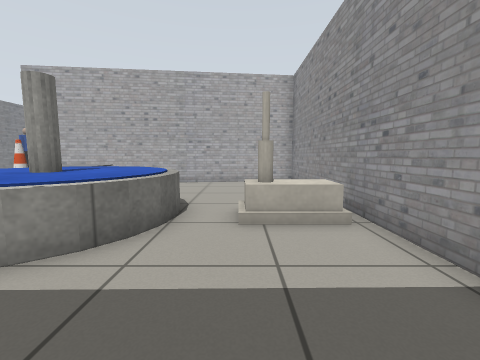
view 1 (above)

14 first-person views from a walk through a world built for the Gazebo simulator. The camera is 0.72 m above the floor, tilts 6° down and sees 90° across. The lines on the ground mark 1 m squares. The floor is counted in squares, 0.5 m on a side. Each view is taken from the middle of a square. On the plan, view 1 faces up. The plan holds only what a view shows up to about 13 squares ahead; the rest is blank. The robots in the file are not drawn. Simple shapes stand in for some stock models. Some surface patterns are stand-ins.

view 2
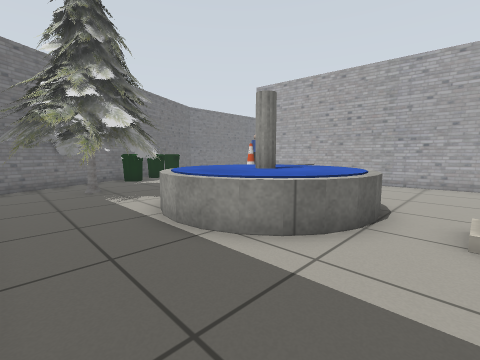

view 3
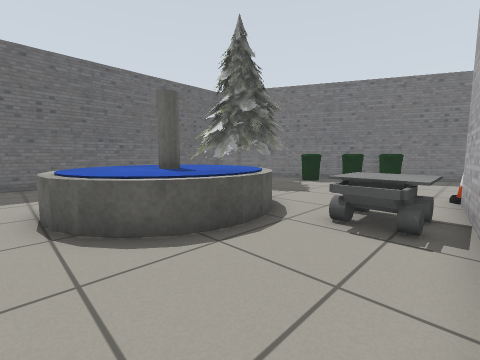

view 4
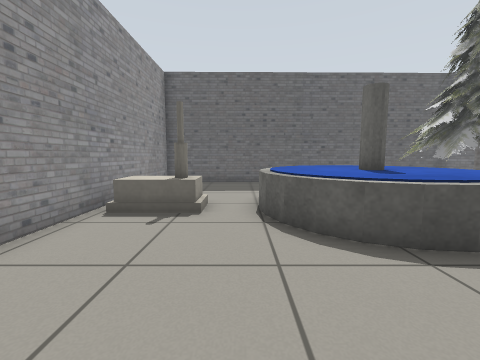

view 5
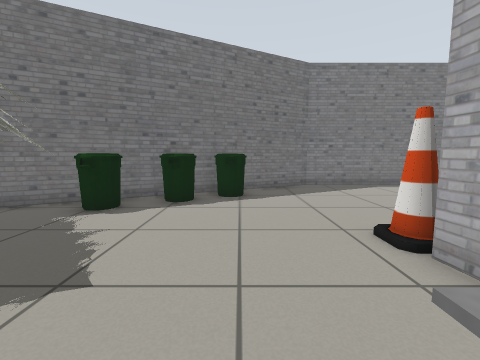

view 6
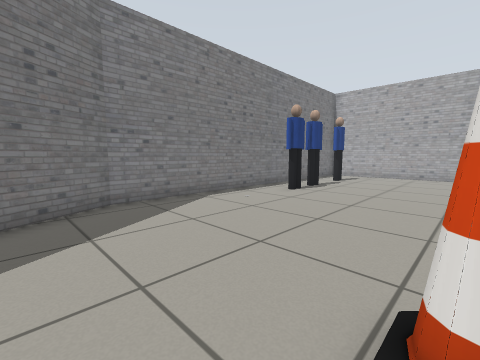

view 7
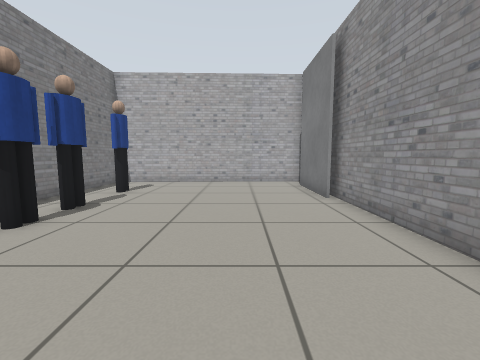

view 8
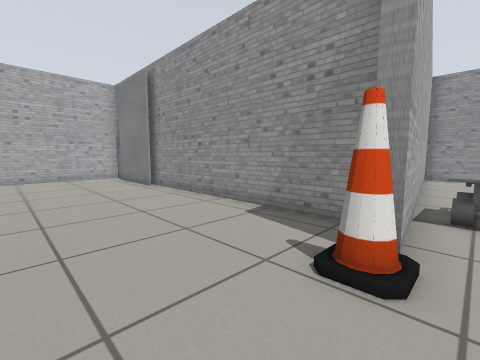

view 9
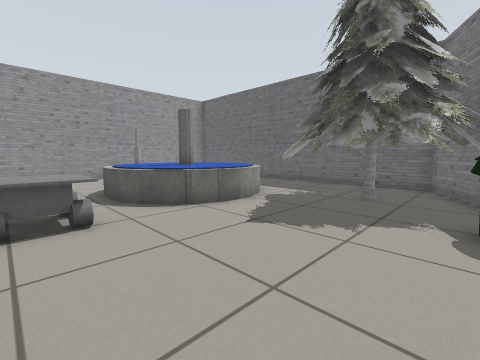

view 10
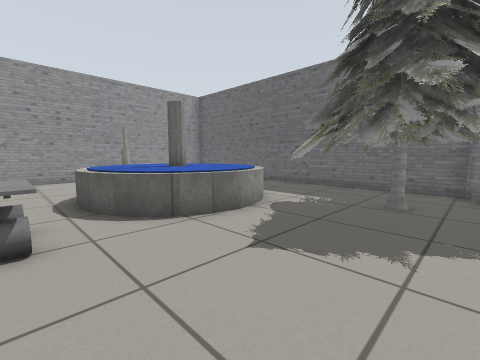

view 11
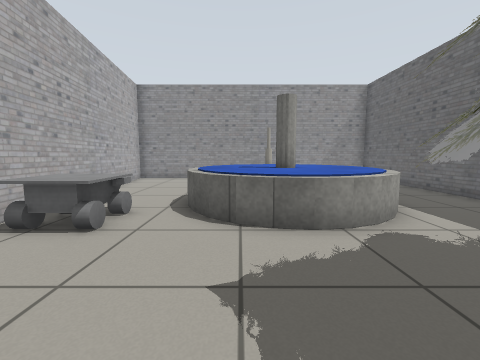

view 12
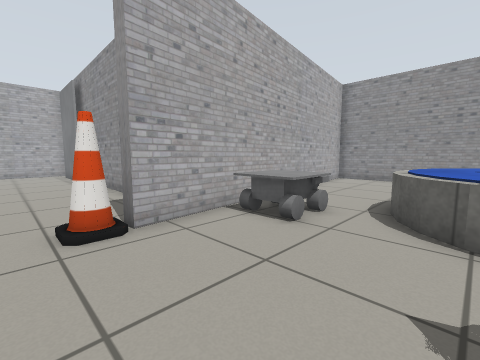

view 13
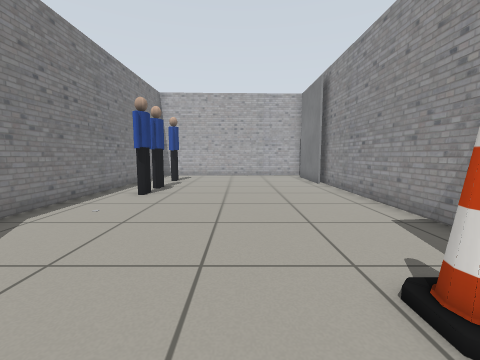

view 14
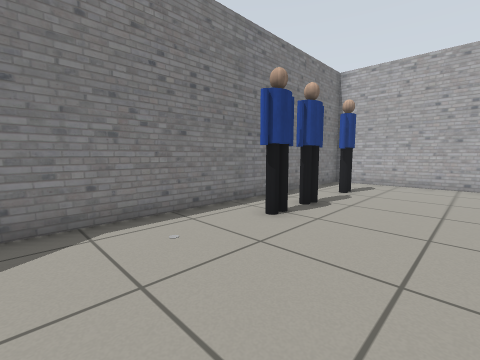

### Floor plan
Points are (right, up) in squares from view 1. A wall is a line through its corners. A room is listed if a view was taken in it or the views show most of it. See-through windows are left out.
Room 1 (views 1, 2, 3, 4, 5, 6, 7, 8, 9, 10, 11, 12, 13, 14)
walls: (-8.7, 12.5) (-8.7, 22.5); (-8.6, 27) (-18.4, 26.7) (-18.4, 12.2) (-13.4, 2.4); (-11.7, -0.8) (2.8, -0.6) (2.8, 13.2) (-10.2, 11.7) (-10.3, 12.1)
objects: person (-17, 19); person (-17, 20) to (-17, 21); person (-17, 23) to (-17, 24); bin (-16, 9) to (-15, 9); bin (-15, 7) to (-14, 7); pine tree (-14, 0) to (-8, 5); bin (-14, 5) to (-13, 6); cone (-11, 12); grey box (-9, 23) to (-9, 25); other object (-8, 10) to (-6, 11); fountain (-7, 3) to (-2, 8); house (0, 5) to (2, 6)

Where each view was taken, in squares from view 1:
view 1: 0 up, 0 right, facing up
view 2: 0 up, 0 right, facing up-left
view 3: 12 up, 1 left, facing down-left
view 4: 12 up, 1 left, facing down
view 5: 9 up, 7 left, facing left
view 6: 10 up, 11 left, facing up-left
view 7: 14 up, 12 left, facing up
view 8: 11 up, 14 left, facing up-right
view 9: 11 up, 13 left, facing down-right
view 10: 10 up, 12 left, facing down-right
view 11: 7 up, 12 left, facing right
view 12: 7 up, 12 left, facing up-right
view 13: 10 up, 13 left, facing up
view 14: 14 up, 13 left, facing up-left
